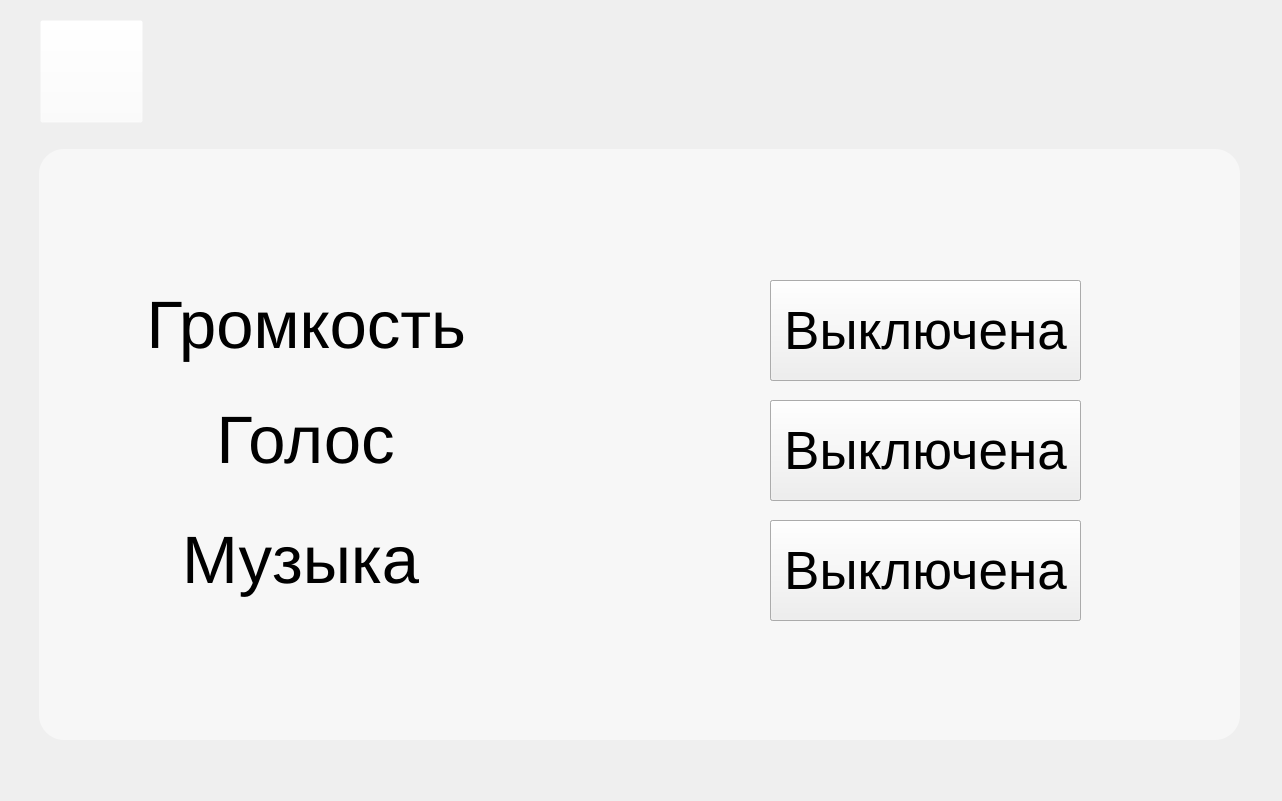
<?xml version="1.0" encoding="UTF-8"?>
<ui version="4.0">
 <class>SettingsWindow</class>
 <widget class="QWidget" name="SettingsWindow">
  <property name="geometry">
   <rect>
    <x>0</x>
    <y>0</y>
    <width>1282</width>
    <height>801</height>
   </rect>
  </property>
  <property name="windowTitle">
   <string>Form</string>
  </property>
  <widget class="QLabel" name="PictareSettings">
   <property name="geometry">
    <rect>
     <x>0</x>
     <y>-60</y>
     <width>1281</width>
     <height>921</height>
    </rect>
   </property>
   <property name="text">
    <string/>
   </property>
   <property name="pixmap">
    <pixmap>Pic/Pictare.jpg</pixmap>
   </property>
  </widget>
  <widget class="QWidget" name="widget" native="true">
   <property name="geometry">
    <rect>
     <x>39</x>
     <y>149</y>
     <width>1201</width>
     <height>591</height>
    </rect>
   </property>
   <property name="styleSheet">
    <string notr="true">background-color: rgba(255, 255, 255, 125);
border-radius: 25px;</string>
   </property>
  </widget>
  <widget class="QLabel" name="Sound">
   <property name="geometry">
    <rect>
     <x>100</x>
     <y>280</y>
     <width>431</width>
     <height>91</height>
    </rect>
   </property>
   <property name="font">
    <font>
     <pointsize>50</pointsize>
     <bold>false</bold>
    </font>
   </property>
   <property name="styleSheet">
    <string notr="true">color: rgba(0, 0, 0, 255);</string>
   </property>
   <property name="text">
    <string>&lt;center&gt; Громкость &lt;/center&gt;</string>
   </property>
  </widget>
  <widget class="QLabel" name="Voice">
   <property name="geometry">
    <rect>
     <x>90</x>
     <y>390</y>
     <width>431</width>
     <height>101</height>
    </rect>
   </property>
   <property name="font">
    <font>
     <pointsize>50</pointsize>
    </font>
   </property>
   <property name="styleSheet">
    <string notr="true">color: rgb(0, 0, 0);</string>
   </property>
   <property name="text">
    <string>&lt;center&gt;Голос&lt;/center&gt;</string>
   </property>
  </widget>
  <widget class="QLabel" name="Music">
   <property name="geometry">
    <rect>
     <x>90</x>
     <y>510</y>
     <width>421</width>
     <height>101</height>
    </rect>
   </property>
   <property name="font">
    <font>
     <pointsize>50</pointsize>
    </font>
   </property>
   <property name="text">
    <string>&lt;center&gt;Музыка&lt;/center&gt;</string>
   </property>
  </widget>
  <widget class="QPushButton" name="SoundOn">
   <property name="geometry">
    <rect>
     <x>770</x>
     <y>280</y>
     <width>311</width>
     <height>101</height>
    </rect>
   </property>
   <property name="font">
    <font>
     <pointsize>40</pointsize>
    </font>
   </property>
   <property name="text">
    <string>Включена</string>
   </property>
  </widget>
  <widget class="QPushButton" name="VoiceOn">
   <property name="geometry">
    <rect>
     <x>770</x>
     <y>400</y>
     <width>311</width>
     <height>101</height>
    </rect>
   </property>
   <property name="font">
    <font>
     <pointsize>40</pointsize>
    </font>
   </property>
   <property name="text">
    <string>Включена</string>
   </property>
  </widget>
  <widget class="QPushButton" name="MusicOn">
   <property name="geometry">
    <rect>
     <x>770</x>
     <y>520</y>
     <width>311</width>
     <height>101</height>
    </rect>
   </property>
   <property name="font">
    <font>
     <pointsize>40</pointsize>
    </font>
   </property>
   <property name="text">
    <string>Включена</string>
   </property>
  </widget>
  <widget class="QPushButton" name="SoundOff">
   <property name="geometry">
    <rect>
     <x>770</x>
     <y>280</y>
     <width>311</width>
     <height>101</height>
    </rect>
   </property>
   <property name="font">
    <font>
     <pointsize>40</pointsize>
    </font>
   </property>
   <property name="text">
    <string>Выключена</string>
   </property>
  </widget>
  <widget class="QPushButton" name="VoiceOff">
   <property name="geometry">
    <rect>
     <x>770</x>
     <y>400</y>
     <width>311</width>
     <height>101</height>
    </rect>
   </property>
   <property name="font">
    <font>
     <pointsize>40</pointsize>
    </font>
   </property>
   <property name="text">
    <string>Выключена</string>
   </property>
  </widget>
  <widget class="QPushButton" name="MusicOff">
   <property name="geometry">
    <rect>
     <x>770</x>
     <y>520</y>
     <width>311</width>
     <height>101</height>
    </rect>
   </property>
   <property name="font">
    <font>
     <pointsize>40</pointsize>
    </font>
   </property>
   <property name="text">
    <string>Выключена</string>
   </property>
  </widget>
  <widget class="QPushButton" name="ExitButton_2">
   <property name="geometry">
    <rect>
     <x>40</x>
     <y>20</y>
     <width>103</width>
     <height>103</height>
    </rect>
   </property>
   <property name="toolTip">
    <string>&lt;html&gt;&lt;head/&gt;&lt;body&gt;&lt;p&gt;&lt;img src=&quot;:/img/Pic/BackButtonPng.png&quot;/&gt;&lt;/p&gt;&lt;/body&gt;&lt;/html&gt;</string>
   </property>
   <property name="styleSheet">
    <string notr="true">background-image: url(&quot;:/img/Pic/BackButtonPng.png&quot;);
background-color: rgba(255, 255, 255, 0);</string>
   </property>
   <property name="text">
    <string/>
   </property>
  </widget>
 </widget>
 <resources/>
 <connections/>
</ui>
